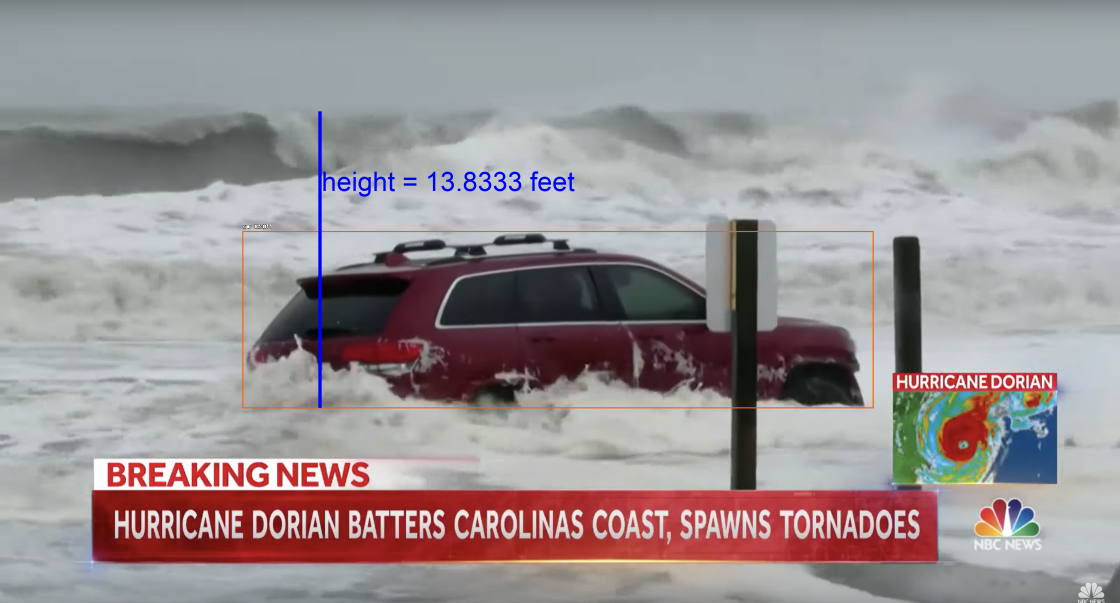
#> input picture cv/images/floodclassifiedimg.png, 3360 x 1808 px (shown at 1/3 size)
$ python cv.py
#> lines starting #> are read from the running program, lines starting #| are printed output that depends on the picture
from imageai.Detection import ObjectDetection
import os
import numpy as np
import cv2
import matplotlib.pyplot as plt
from PIL import Image, ImageDraw, ImageFont

filename = ""

def classifyImage(path):
    global filename
    execution_path = os.getcwd()
    detector = ObjectDetection()
    detector.setModelTypeAsRetinaNet()
    detector.setModelPath(os.path.join(execution_path, "resnet.h5"))
    detector.loadModel()
    detections, extracted_objects = detector.detectObjectsFromImage(input_image=os.path.join(execution_path, path), output_image_path=os.path.join(execution_path, "images/" + filename + "classifiedimg.png"), extract_detected_objects=True,  minimum_percentage_probability=70)
    detector = detector.detectObjectsFromImage(input_image=os.path.join(execution_path, path), output_image_path=os.path.join(execution_path, "images/" + filename + "classifiedimg.png"))

def detectEdges(path):
    # internal functino to detect edges
    image = cv2.imread(path, 0)
    high_thresh, thresh_im = cv2.threshold(image, 0, 255, cv2.THRESH_BINARY + cv2.THRESH_OTSU)
    low_thresh = 0.5*high_thresh
    edges = cv2.Canny(image, low_thresh, high_thresh)
    plt.imshow(edges)
    plt.show()

def classify(input_filename):
#> called with input_filename = 'flood'
    global filename
    filename = input_filename
    path = "images/" + filename + ".png"
    classifyImage(path)
#> (the call stopped at in classifyImage, `detector = ObjectDetection()`: imageai is not available in this run)
    font = ImageFont.truetype("arial.ttf", 80)
    if (filename == "flood"):
        im = Image.open("images/floodclassifiedimg.png")
#> im is the input picture: PIL image 3360x1808 RGBA; mean R, G, B, A 153.9, 146.3, 147.9, 255
        d = ImageDraw.Draw(im)

        # use edge detection and classification boxes to get dist
        top = (960,334)
        bottom = (960,1223)
        line_color = (0, 0, 255)
        d.line([bottom, top], fill=line_color, width=10)
        d.text((965,500), "height = 13.8333 feet", font=font, fill=(0, 0, 255))
        im.save("images/floodclassifiedimg.png")
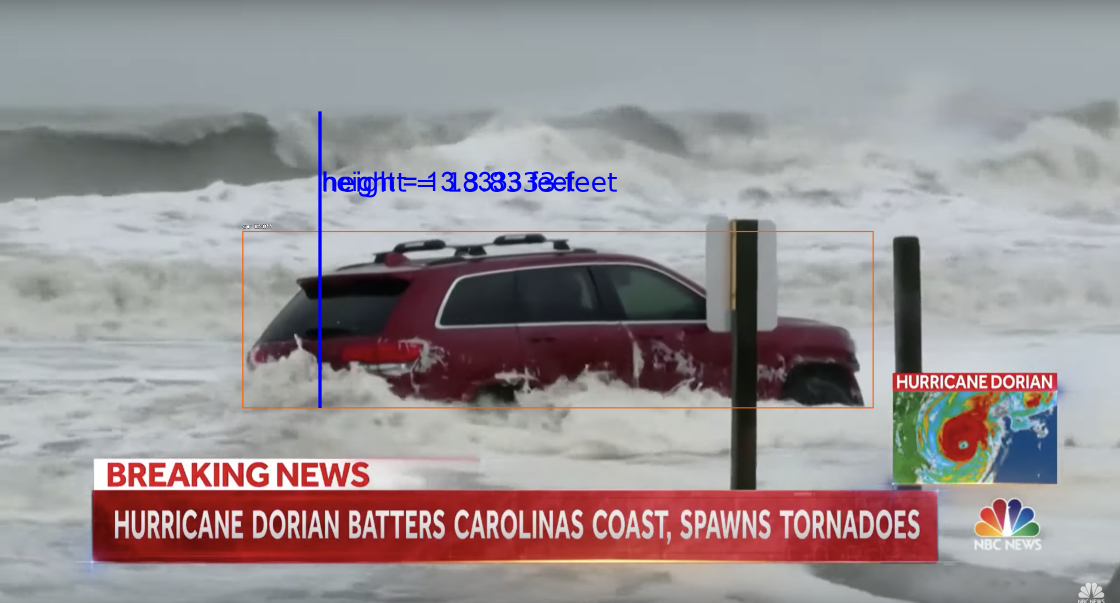
#> saved as floodclassifiedimg.png: PIL image 3360x1808 RGBA (shown at 1/3 size); mean R, G, B, A 153.6, 146, 147.9, 255

classify("flood")
classify("power")
#> (the call stopped at in classifyImage, `detector = ObjectDetection()`: imageai is not available in this run)

$ run again, with cv/images/fayetteville.jpg saved as cv/images/floodclassifiedimg.png
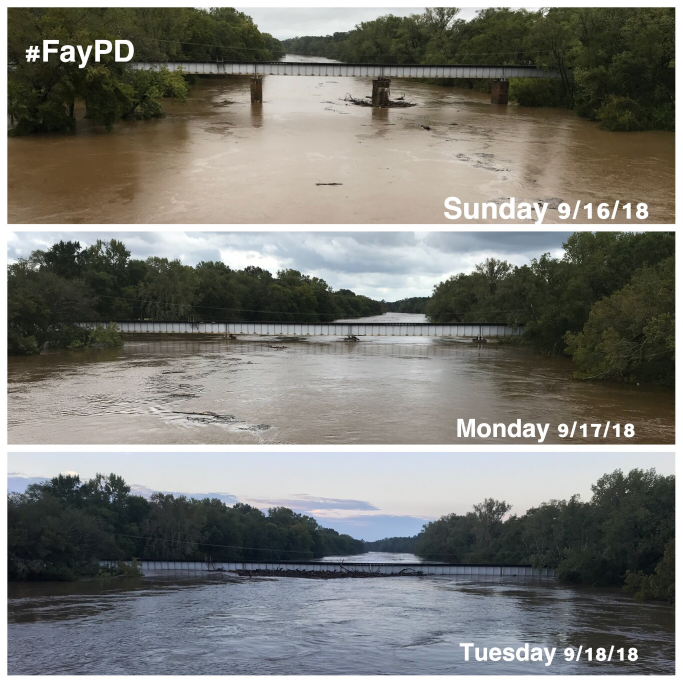
#> input picture cv/images/fayetteville.jpg, 2048 x 2048 px (shown at 1/3 size)
#> in classify, im is the input picture: PIL image 2048x2048 RGB; mean R, G, B 121.9, 121.8, 116.7
#> in classify, `im.save("images/floodclassifiedimg.png")`:
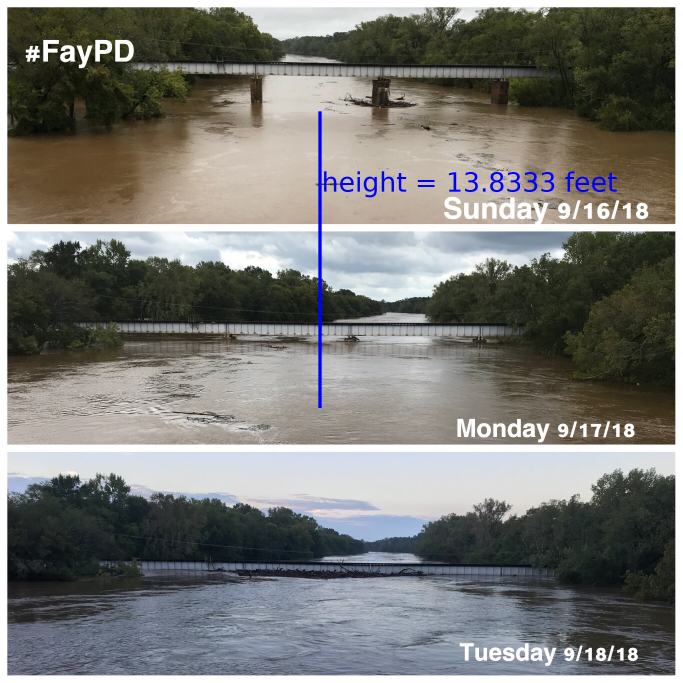
#> saved as floodclassifiedimg.png: PIL image 2048x2048 RGB (shown at 1/3 size); mean R, G, B 121, 121, 117.3
